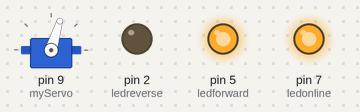
A sketch run on a simulated Arduino Uno, built with avr-gcc and run on an emulated ATmega328P. On the bench: servo, output pins drawn as LEDs (lit = HIGH).

Above: at 3.05 s.
At 14.75 s:
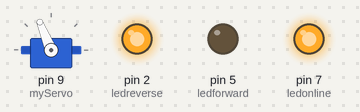
At 26.35 s:
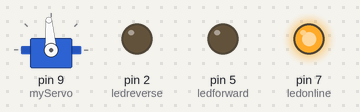
Timing chart, 0 to 33.4 s (numbered marks = the images above):
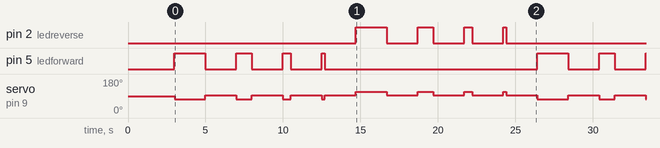

The sketch:

workingservoandleds.ino
```cpp
#include <Servo.h>
Servo myServo;        // Create Servo object to control the servo

int ledonline = 7;
int ledforward = 5;
int ledreverse = 2;

void setup() {
  myServo.attach(9);  // Servo is connected to digital pin 9

  // initialize the digital pin as an output.
  pinMode(ledonline, OUTPUT);
  pinMode(ledforward, OUTPUT);
  pinMode(ledreverse, OUTPUT);

    delay(1000);   // wait for one second
       digitalWrite(ledonline, HIGH);   // turn the LED on (HIGH is the voltage level)
  delay(2000); // wait for two seconds
}

void loop() {
 //fast
  digitalWrite(ledforward, HIGH);   // turn the LED on (HIGH is the voltage level)
  myServo.writeMicroseconds(1300);  // Clockwise
  delay(2000);
    myServo.writeMicroseconds(1510);  // Stop
    digitalWrite(ledforward, LOW);  // turn the LED off by making the voltage LOW
    delay(2000);

     //medium
  digitalWrite(ledforward, HIGH);   // turn the LED on (HIGH is the voltage level)
  myServo.writeMicroseconds(1300);  // Clockwise
  delay(1000);
    myServo.writeMicroseconds(1510);  // Stop
    digitalWrite(ledforward, LOW);  // turn the LED off by making the voltage LOW
    delay(2000);

         //slow
  digitalWrite(ledforward, HIGH);   // turn the LED on (HIGH is the voltage level)
  myServo.writeMicroseconds(1300);  // Clockwise
  delay(500);
    myServo.writeMicroseconds(1510);  // Stop
    digitalWrite(ledforward, LOW);  // turn the LED off by making the voltage LOW
    delay(2000);

    //micro

    digitalWrite(ledforward, HIGH);   // turn the LED on (HIGH is the voltage level)
  myServo.writeMicroseconds(1300);  // Clockwise
  delay(200);
    myServo.writeMicroseconds(1510);  // Stop
    digitalWrite(ledforward, LOW);  // turn the LED off by making the voltage LOW
    delay(2000);


    digitalWrite(ledreverse, HIGH);   // servo forward turn on foward led
      myServo.writeMicroseconds(1700);  // counter-clockwise
  delay(2000);
  myServo.writeMicroseconds(1510);  // Stop
  digitalWrite(ledreverse, LOW);  // turn the LED off by making the voltage LOW
  delay(2000);

       //medium
  digitalWrite(ledreverse, HIGH);   // turn the LED on (HIGH is the voltage level)
  myServo.writeMicroseconds(1700);  // counter-clockwise
  delay(1000);
    myServo.writeMicroseconds(1510);  // Stop
    digitalWrite(ledreverse, LOW);  // turn the LED off by making the voltage LOW
    delay(2000);

         //slow
  digitalWrite(ledreverse, HIGH);   // turn the LED on (HIGH is the voltage level)
  myServo.writeMicroseconds(1700);  // couter-clockwise
  delay(500);
    myServo.writeMicroseconds(1510);  // Stop
    digitalWrite(ledreverse, LOW);  // turn the LED off by making the voltage LOW
    delay(2000);

    //micro

    digitalWrite(ledreverse, HIGH);   // turn the LED on (HIGH is the voltage level)
  myServo.writeMicroseconds(1700);  // Clockwise
  delay(200);
    myServo.writeMicroseconds(1510);  // Stop
    digitalWrite(ledreverse, LOW);  // turn the LED off by making the voltage LOW
    delay(2000);


}
```

Measured:
- by itself, pin 2 (ledreverse), pin 5 (ledforward): repeats every 23.4 s: LOW 2.0 s, HIGH 1.0 s, LOW 2.0 s, HIGH 0.50 s, LOW 2.0 s, HIGH 0.20 s, LOW 13.7 s, HIGH 2.0 s
- by itself, servo on pin 9 (myServo): repeats every 23.4 s: 94° 2.0 s, 73° 1.0 s, 94° 2.0 s, 73° 0.50 s, 94° 2.0 s, 73° 0.20 s, 94° 2.0 s, 112° 2.0 s, 94° 2.0 s, 112° 1.0 s, 94° 2.0 s, 112° 0.50 s, 94° 2.0 s, 112° 0.20 s, 94° 2.0 s, 73° 2.0 s
